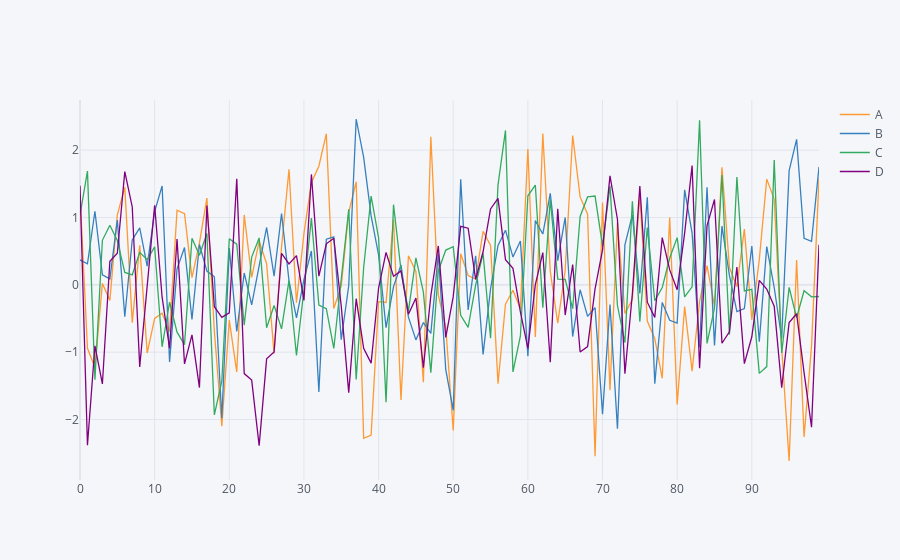

Notebook source saved alongside this figure:
### Markdown cell above
**Executando o iplot() novamente**

### Code cell
df.iplot()
